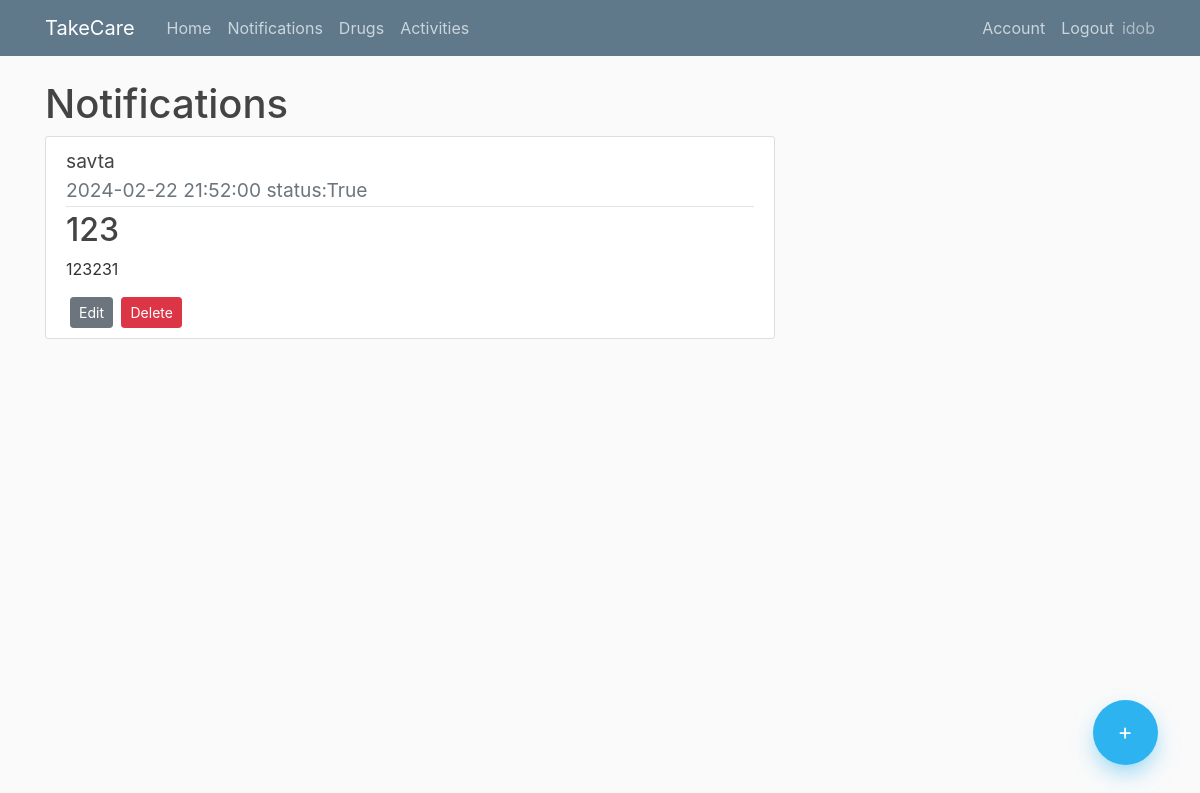
Page /notification (signed in) on the earlier database version.
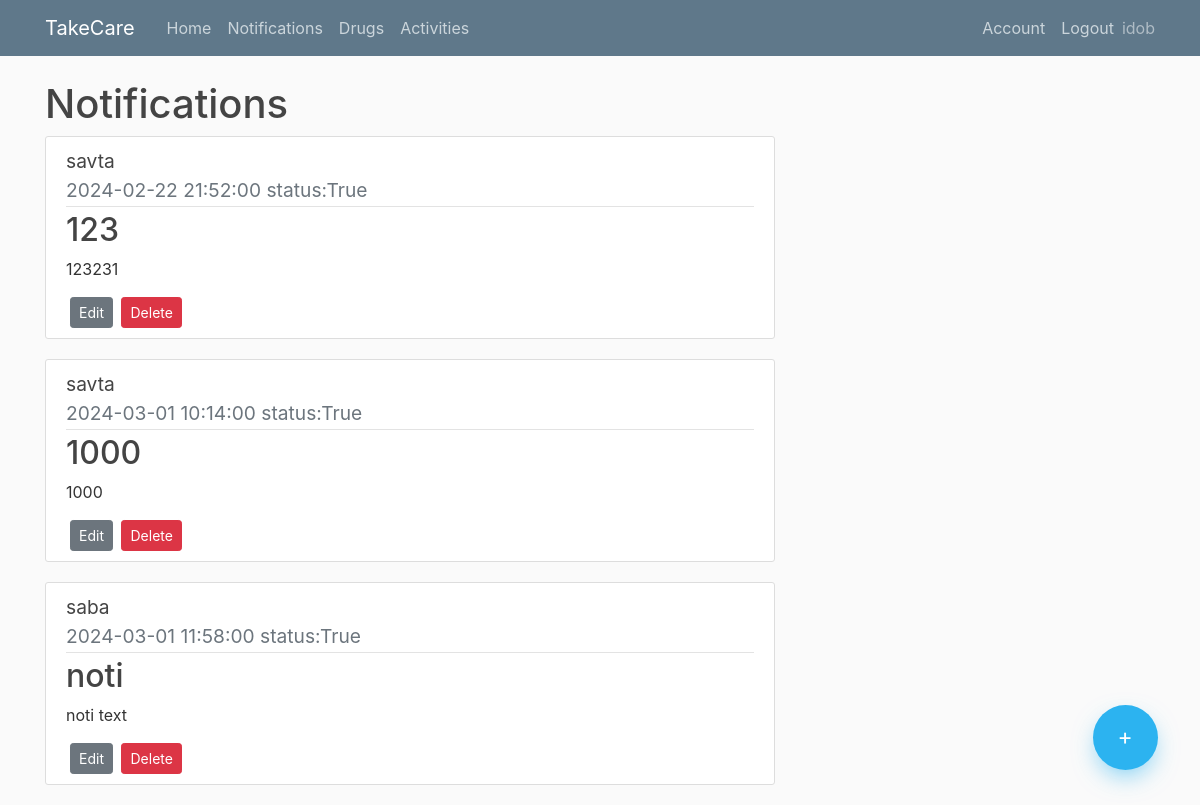
Same page on the later database version.
### app/models.py (models this page shows, shortened)
class User(db.Model, UserMixin):
    id = db.Column(db.Integer, primary_key=True)
    username = db.Column(db.String(20), unique=True,nullable=False)
    email = db.Column(db.String(100), unique=True,nullable=False)
    image_file = db.Column(db.String(100),nullable=False,default='default.jpg')
    password= db.Column(db.String(60),nullable=False)
    ElderlyUser = db.relationship('Elderlyuser',backref='creator',lazy=True )
    Notifications = db.relationship('Notification',backref='creator',lazy=True )
    Drugs = db.relationship('Drug',backref='creator',lazy=True )

class Elderlyuser(db.Model, UserMixin):
    id = db.Column(db.Integer, primary_key=True)
    username = db.Column(db.String(20), unique=True,nullable=False)
    password= db.Column(db.String(60),nullable=False)
    user_id = db.Column(db.Integer, db.ForeignKey('user.id'), nullable=False)

class Notification(db.Model):
    id = db.Column(db.Integer, primary_key=True)
    title = db.Column(db.String(150),nullable=False)
    content = db.Column(db.Text,nullable=False)
    date = db.Column(db.Date,nullable=False)
    time = db.Column(db.Time,nullable=False)
    took = db.Column(db.Boolean, nullable=False)
    user_id = db.Column(db.Integer, db.ForeignKey('user.id'), nullable=False)
    elderly_user_id = db.Column(db.Integer, db.ForeignKey('elderlyuser.id'), nullable=False)

### app/routes.py (the view)
@app.route("/notification")
@login_required
def notification():
    if current_user.is_authenticated:
        notifications = Notification.query.filter_by(user_id=current_user.id).order_by(Notification.date.asc()).order_by(Notification.time.asc())
        eldelys = Elderlyuser.query.filter_by(user_id=current_user.id)
        eldelys_dict = {i.id: i.username for i in eldelys}
        return render_template("notification.html",notifications=notifications,eldelys_dict=eldelys_dict, title="Notification")
    else:
        return render_template("home.html")

### app/models.py (called while the page is built)
@login_manager.user_loader
def load_user(user_id):
    return User.query.get(int(user_id))

### app/templates/notification.html (shortened to what this page needs)
{% extends "layout.html" %}
{% block content %}
    <h1>Notifications</h1>
    <div class="floating-container">
        <a class="floating-button" href="{{ url_for('add_notification')}}"> +</a>
    </div>
    {% if notifications.count() == 0  %}
        <h3>No notifications found</h3>
    {% else %}
        {% for notification in notifications %}
          <article class="media content-section">
            <div class="media-body">
                <div class="article-title">
                    <big>{{ eldelys_dict[notification.elderly_user_id] }}</big>
                </div>
              <div class="article-metadata">
                <big class="text-muted"> {{ notification.date.strftime('%Y-%m-%d') }}    {{ notification.time }}    status:{{notification.took}} </big>
              </div>
              <h2>{{ notification.title }}</h2>
              <p class="article-content">{{ notification.content }}</p>
              <a class="btn btn-secondary btn-sm ml-1" href="{{ url_for('edit_notification' ,notification_id=notification.id ) }}">Edit</a>
              <button type="button" class="btn btn-danger btn-sm ml-1" data-toggle="modal" data-target="#deleteModal{{notification.id}}">
                Delete
              </button>
            </div>
          </article>
        {% endfor %}
    {% endif %}
{% endblock content %}

### app/templates/layout.html (shortened to what this page needs)
<!DOCTYPE html>
<html>
<head>
    <link rel="stylesheet" href="https://maxcdn.bootstrapcdn.com/bootstrap/4.0.0/css/bootstrap.min.css">
    <link rel="stylesheet" type="text/css" href="{{ url_for('static', filename='main.css') }}">
</head>
<body>
    <header class="site-header">
      <nav class="navbar navbar-expand-md navbar-dark bg-steel fixed-top">
        <div class="container">
          <a class="navbar-brand mr-4" href="/">TakeCare</a>
          <div class="collapse navbar-collapse" id="navbarToggle">
            <div class="navbar-nav mr-auto">
              <a class="nav-item nav-link" href="{{url_for('home')}}">Home</a>
              <a class="nav-item nav-link" href="{{url_for('notification')}}">Notifications</a>
              <a class="nav-item nav-link" href="{{url_for('drugs')}}">Drugs</a>
              <a class="nav-item nav-link" href="{{url_for('activities')}}">Activities</a>
            </div>
            {% if not current_user.is_authenticated %}
            <div class="navbar-nav">
              <a class="nav-item nav-link" href="{{url_for('login')}}">Login</a>
              <a class="nav-item nav-link" href="{{url_for('register')}}">Register</a>
            </div>
            {% else %}
            <div class="navbar-nav">
              <a class="nav-item nav-link" href="{{url_for('account')}}">Account</a>
              <a class="nav-item nav-link" href="{{url_for('logout')}}">Logout</a>
              <sapn class="navbar-text">{{current_user.username}}</span>
            </div>
            {% endif %}
          </div>
        </div>
      </nav>
    </header>
    <main role="main" class="container">
      <div class="row">
        <div class="col-md-8">
          {% block content %} {% endblock %}
        </div>
    </main>
</body>
</html>

### app/static/main.css (style rules this page uses)
body { background: #fafafa; color: #333333; margin-top: 5rem; }
h1, h2, h3, h4, h5, h6 { color: #444444; }
.bg-steel { background-color: #5f788a; }
.site-header .navbar-nav .nav-link { color: #cbd5db; }
.content-section { background: #ffffff; padding: 10px 20px; border: 1px solid #dddddd; border-radius: 3px; margin-bottom: 20px; }
.article-title { color: #444444; }
.article-content { white-space: pre-line; }
.article-metadata { padding-bottom: 1px; margin-bottom: 4px; border-bottom: 1px solid #e3e3e3 }
.floating-container { position: fixed; width: 100px; height: 100px; bottom: 0; right: 0; margin: 35px 25px; }
.floating-container .floating-button { position: absolute; width: 65px; height: 65px; background: #2cb3f0; bottom: 0; border-radius: 50%; left: 0; right: 0; margin: auto; color: white; line-height: 65px; text-align: center; font-size: 23px; z-index: 100; box-shadow: 0 10px 25px -5px rgba(44, 179, 240, 0.6); cursor: pointer; -webkit-transition: all 0.3s; transition: all 0.3s; }

Differences in the rows shown:
added Notification: {{ eldelys_dict[notification.elderly_user_id] }} "savta", date "2024-03-01", time "10:14:00", took "True", title "1000", content "1000"
added Notification: date "2024-03-01", time "11:58:00", took "True", title "noti", content "noti text"
now on this page (row unchanged): Elderlyuser: username "saba"
